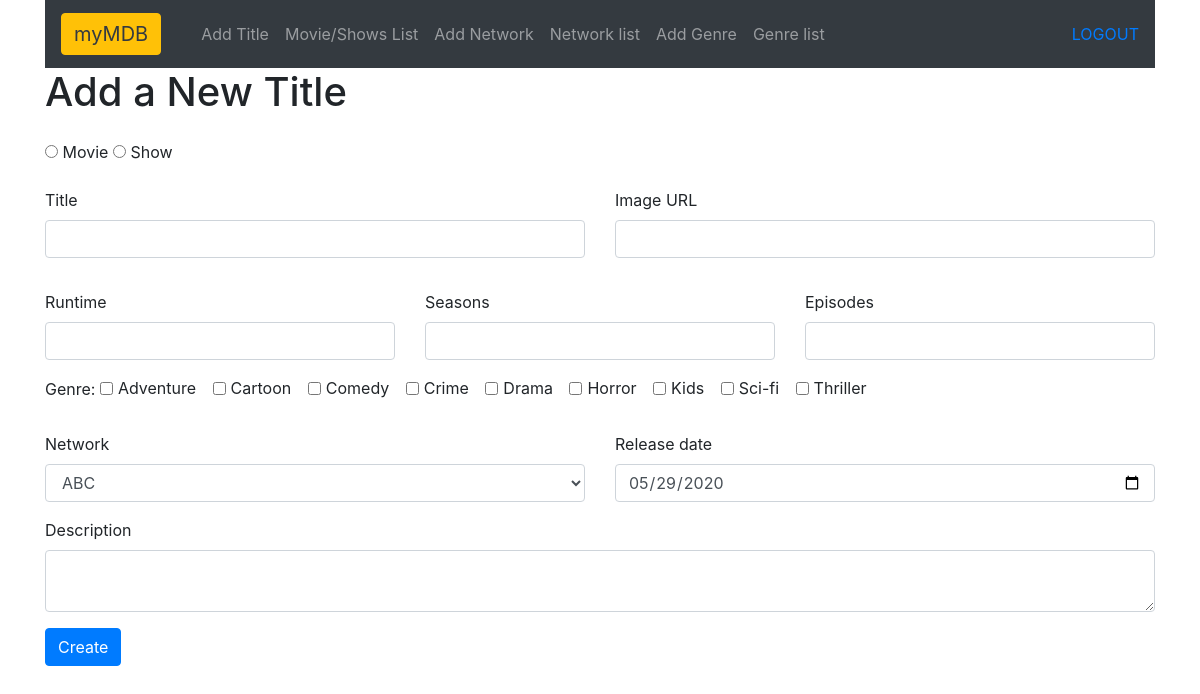
Page /shows/add (signed in) on the earlier database version.
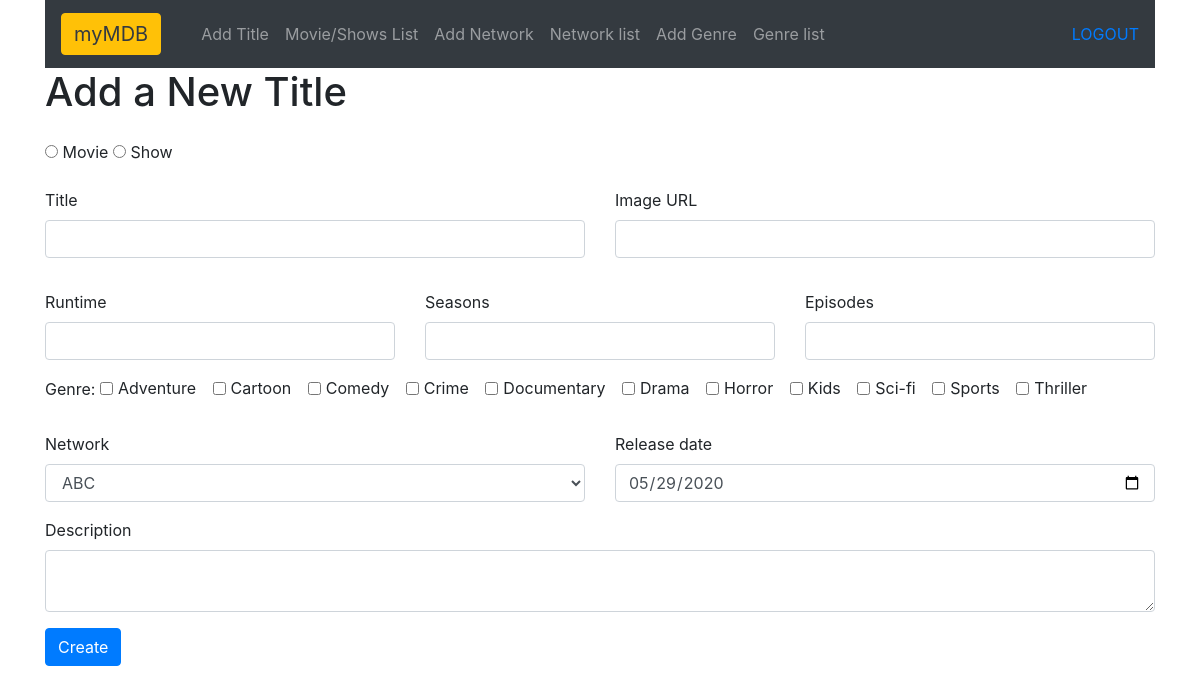
Same page on the later database version.
### shows_app/models.py (models this page shows)
class Genre(models.Model):
    user = models.ForeignKey(User, related_name="genres", on_delete=models.CASCADE, null=True)
    name = models.CharField(max_length=255)
    created_at = models.DateTimeField(auto_now_add=True)
    modified_at = models.DateTimeField(auto_now_add=True)
    objects = GenreManager()

### shows_app/views.py (the view)
# urls.py: path('add', views.show_add),
def show_add(request):
    if('logged_in' not in request.session):
        return redirect("/getout")
    context = {
        'networks': Network.objects.all().order_by('name'),
        'genres': Genre.objects.all().order_by('name'),
        'default_date': datetime.now().strftime('%Y-%m-%d'),
    }
    return render(request, 'show_add.html', context)

### shows_app/templates/show_add.html (shortened to what the changed rows need)
<!DOCTYPE html>
<html lang="en">
<head>
    {% load static %}
    <link rel="stylesheet" href="{% static 'css/style.css' %}">
    <link rel="stylesheet" href="https://stackpath.bootstrapcdn.com/bootstrap/4.5.0/css/bootstrap.min.css"
>
</head>
<body>
    <div class="container">
        <form action="/shows/add/create" method="post">
            <div class="form-group row">
                <div class="col">
                    <h1>Add a New Title</h1>
                </div>
            </div>
            <div class="form-group row">
                <div class="col">
                    {% for genre in genres %}
                    <div class="form-group form-check-inline">
                        <input class="form-check-input" type="checkbox" name="genre{{genre.id}}" id="genre{{genre.id}}" value="{{genre.id}}">
                        <label class="form-check-label" for="genre{{genre.id}}">{{genre.name}}</label>
                    </div>
                    {% endfor %}
                </div>
            </div>
        </form>
    </div>
</body>
</html>

Differences in the rows shown:
added Genre: name "Documentary"
added Genre: name "Sports"
